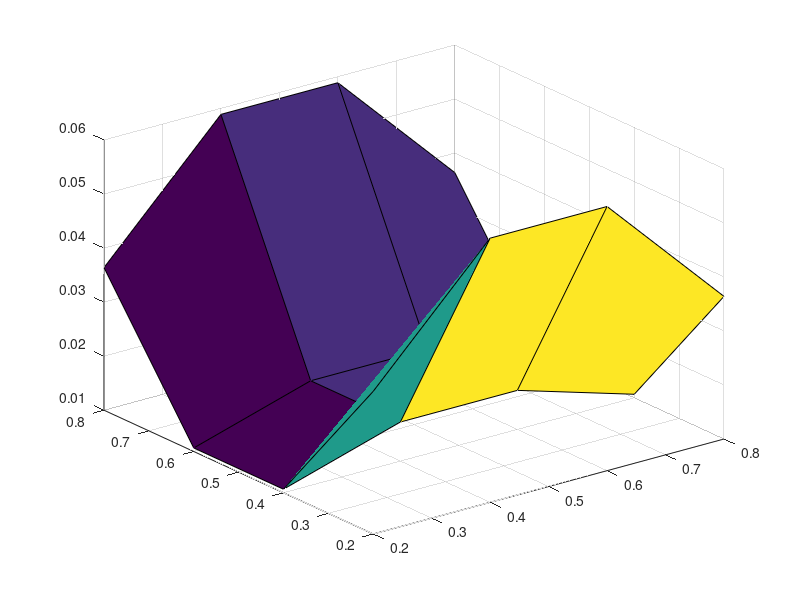

Here is the MATLAB script that generated this plot:
 clc;
clear;
format short e
a=0;b=1;c=0;d=1;
N =input('请输入剖分数：');
h1 = (b-a)/N; 
n = N +1 ;
tau = 0.01;
tmax = 1;
x = linspace(a,b,n);
y = linspace(c,d,n);
k = tmax/tau+1;
T = linspace(0,tmax,2*k);
%～～～～～～～～～～～～～～～精确解～～～～～～～～～～～～～～～～～～～%
ue2d = zeros(N-1,N-1);%矩阵形式
for j = 1:N-1
    for i =1:N-1
        ue2d(i,j) = sin(pi*x(i+1))*cos(pi*y(j+1));%赋值
    end
end
%矩阵变向量
ue1d = reshape(ue2d',[],1);
g = zeros(1,2*k);

for i = 1:2*k
    g(1,i) = exp(-pi^2*T(i)/8);
end
UE = ue1d * g;
%～～～～～～～～～～～～～～～初值～～～～～～～～～～～～～～～～～～～～%
u0 = zeros(N-1,N-1);
for j = 1:N-1
    for i =1:N-1
        u0(i,j) = sin(pi*x(i+1))*cos(pi*y(j+1));
    end
end
%矩阵变向量
U0 = reshape(u0',[],1);

%～～～～～～～～～～～～～～～数值解～～～～～～～～～～～～～～～～～～～%
%创建系数矩阵
h2 = tau/(32*(h1^2));

E = eye(N-1);

B1 = (1+2*h2)*E - h2*diag(ones(1,N-2), 1)...
    -h2*diag(ones(1,N-2),-1);

B2 = (1-2*h2)*E + h2*diag(ones(1,N-2), 1)...
    + h2*diag(ones(1,N-2),-1);

l = zeros(1,N-1);
l(1,1) = h2;
l(1,end) = h2;
A0 = kron(E,diag(l));

A1 = kron(B1,E);


A02 = kron(E,B2);
A2 = A02 + A0;

A03 = kron(E,B1);
A3 = A03 - A0;

A4 = kron(B2,E);



%得到处理完边界之后的系数矩阵

% %求解
U = zeros((N-1)*(N-1),k);
U(:,1) = U0;
for i = 2 : 2 : 2*k
    U(:,i) = A1\(A2*U(:,i-1));
    U(:,i+1) = A3\(A4*U(:,i));
end

e = abs(U(:,end) - UE(:,end));

%范数
max = max(e);
ne = norm(e)/((N-1)*(N-1));
%误差图
e_hat = reshape(e,N-1,N-1);
x2 = x(2:end-1);
y2 = y(2:end-1);
[X,Y] = meshgrid(y2,x2);
surf(X,Y,e_hat);